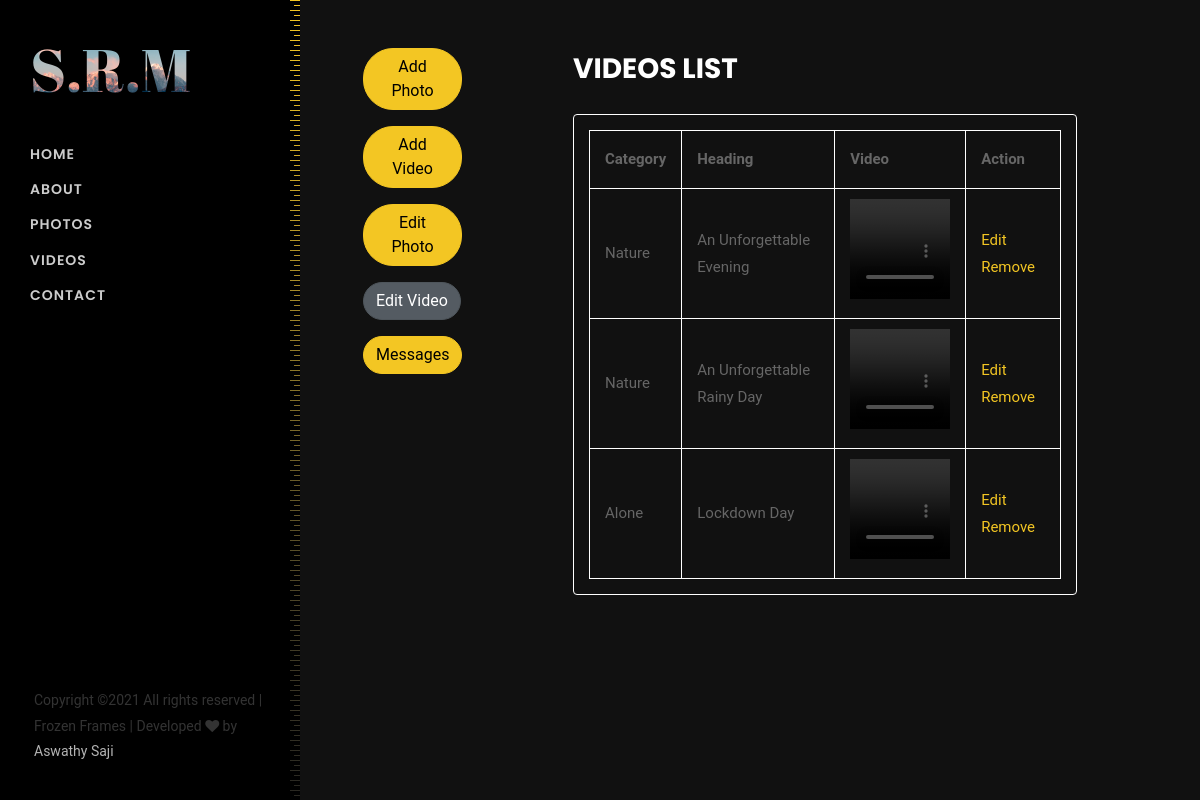
The app's page /videos_list with its own data.
### photos/models.py (models this page shows, shortened)
class Video(models.Model):
    category = models.CharField('Category',max_length=50)
    heading = models.CharField('Video Heading',max_length=100)
    video = models.FileField('Video',upload_to='videos/')

### photos/views.py (the view)
# urls.py: path('videos_list',views.videos_list,name='video-list'),
def videos_list(request):
    videos = Video.objects.all()
    return render(request,'videolist.html',{
        "videos" : videos
    })

### photos/templates/videolist.html (shortened to what this page needs)
{% load static %}
<!DOCTYPE html>
<html lang="en">
<head>
	<link rel="stylesheet" href="https://stackpath.bootstrapcdn.com/font-awesome/4.7.0/css/font-awesome.min.css">
	<link rel="stylesheet" href="{% static 'css/animate.css' %}">
	<link rel="stylesheet" href="{% static 'css/owl.carousel.min.css' %}">
	<link rel="stylesheet" href="{% static 'css/owl.theme.default.min.css' %}">
	<link rel="stylesheet" href="{% static 'css/magnific-popup.css' %}">
	<link rel="stylesheet" href="{% static 'css/flaticon.css' %}">
	<link rel="stylesheet" href="{% static 'css/style.css' %}">
</head>
<body>
	<div id="colorlib-page">
		<aside id="colorlib-aside" role="complementary" class="js-fullheight">
			<h1 id="colorlib-logo" class="mb-4 mb-md-5"><a href="{% url 'home' %}" style="background-image: url(static/images/bg_1.jpg);">S.R.M</a></h1>
			<nav id="colorlib-main-menu" role="navigation">
				<ul>
					<li><a href="{% url 'home' %}">Home</a></li>
					<li><a href="{% url 'about' %}">About</a></li>
					<li><a href="{% url 'photos' %}">Photos</a></li>
					<li><a href="{% url 'videos' %}">Videos</a></li>
					<li><a href="{% url 'contact' %}">Contact</a></li>
				</ul>
			</nav>
			<div class="colorlib-footer">
				<p class="pfooter">
					Copyright &copy;<script>document.write(new Date().getFullYear());</script> All rights reserved | Frozen Frames | Developed <i class="fa fa-heart" aria-hidden="true"></i> by <a href="https://aswathysaji.github.io/" target="_blank">Aswathy Saji</a>
					</p>
				</div>
			</aside>
			<div id="colorlib-main">
				<section class="ftco-section ftco-no-pt ftco-no-pb">
					<div class="container px-md-0">
						<div class="row d-flex no-gutters">
							<div class="col-lg-8 col-md-7 order-md-last d-flex align-items-stretch">
								<div class="contact-wrap w-100 p-md-5 p-4">
									<h3 class="mb-4 heading">Videos List</h3>
                                    <div class="table_responsive">
                                        <table>
                                            <thead>
                                                <tr>
                                                <th>Category</th>
                                                <th>Heading</th>
                                                <th>Video</th>
                                                <th>Action</th>
                                                </tr>
                                            </thead>
                                            <tbody>
                                                {% for video in videos %}
                                                    <tr>
                                                        <td>{{ video.category }}</td>
                                                        <td>{{ video.heading }}</td>
                                                        <td><video src="{{ video.video.url }}" width="100" height="100" controls></video></td>
                                                        <td>
                                                            <span class="action_btn">
                                                            <a href="{% url 'edit-video' video.id %}">Edit</a>
                                                            <a href="{% url 'delete-video' video.id %}">Remove</a>
                                                            </span>
                                                        </td>
                                                    </tr>
                                                {% endfor %}
                                            </tbody>
                                        </table>
                                    </div>
								</div>
							</div>
							<div class="col-lg-3 col-md-5 d-flex align-items-stretch">
								<div class="info-wrap js-fullheight w-100 p-md-5 p-4">
                                    <div class="col-md-12">
                                        <div class="form-group">
                                            <a href="{% url 'dashboard' %}" class="btn btn-primary">Add Photo</a>
                                        </div>
                                    </div>
                                    <div class="col-md-12">
                                        <div class="form-group">
                                            <a href="{% url 'add-video' %}" class="btn btn-primary">Add Video</a>
                                        </div>
                                    </div>
                                    <div class="col-md-12">
                                        <div class="form-group">
                                            <a href="{% url 'photo-list' %}" class="btn btn-primary">Edit Photo</a>
                                        </div>
                                    </div>
                                    <div class="col-md-12">
                                        <div class="form-group">
                                            <a href="{% url 'video-list' %}" class="btn btn-secondary active">Edit Video</a>
                                        </div>
                                    </div>
                                    <div class="col-md-12">
                                        <div class="form-group">
                                            <a href="{% url 'messages' %}" class="btn btn-primary">Messages</a>
                                        </div>
                                    </div>
								</div>
							</div>
						</div>
					</div>
				</section>
			</div>
		</div>
	</body>
	</html>

### photos/templates/videolist.html (style rules this page uses)
body { min-height: 100vh; display: flex; font-family: 'Roboto', sans-serif; }
.table_responsive { border: 1px solid #fff; max-width: 900px; padding: 15px; overflow: auto; margin: auto; border-radius: 4px; }
table>thead th { padding: 15px; }
table th, table td { border: 1px solid #fff; padding: 10px 15px; }

### records on screen
Video: category "Nature", heading "An Unforgettable Evening"
Video: category "Nature", heading "An Unforgettable Rainy Day"
Video: category "Alone", heading "Lockdown Day"
